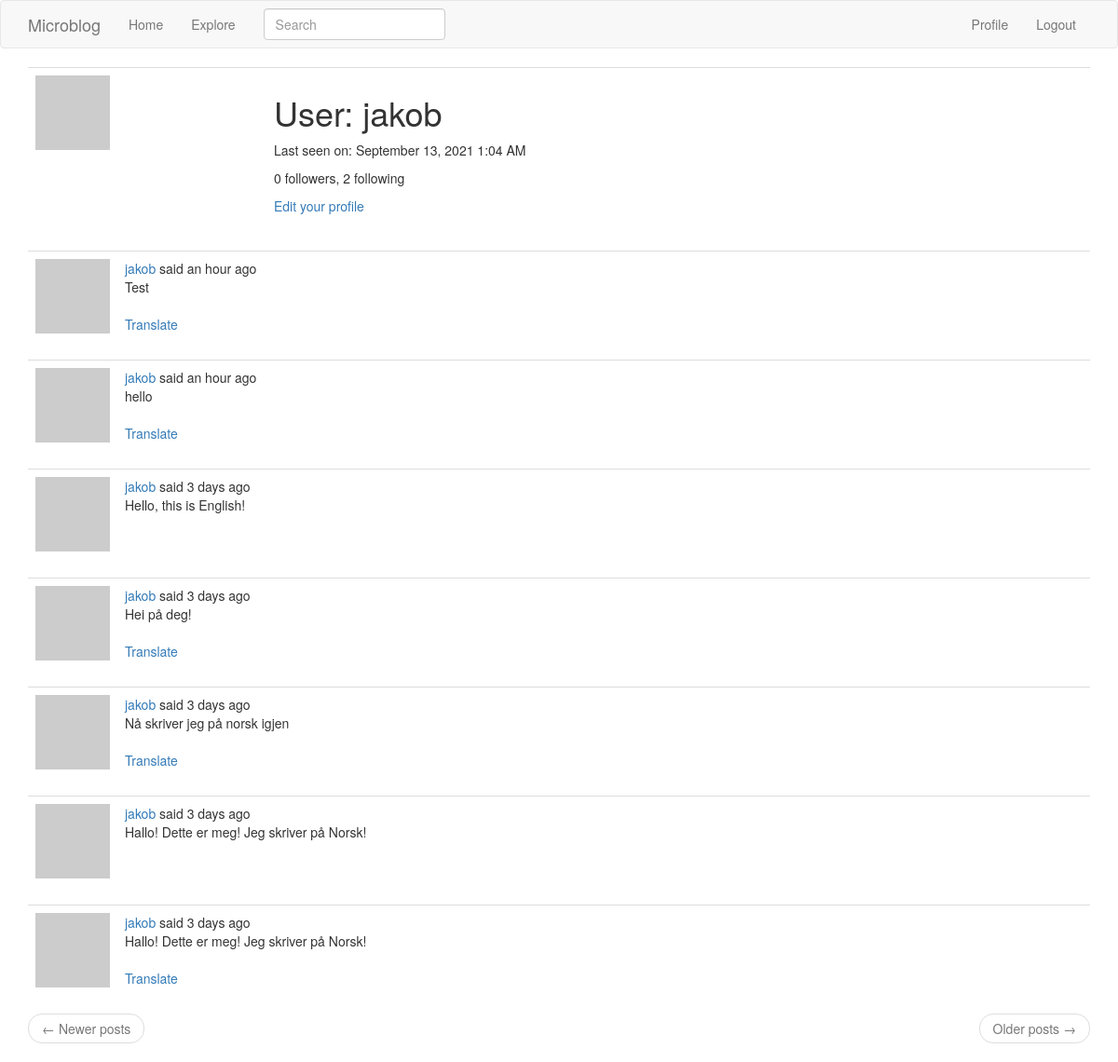
Page /user/jakob (signed in) on the committed database.
### app/models.py (models this page shows, shortened)
class User(UserMixin, db.Model):
    id = db.Column(db.Integer, primary_key=True)
    username = db.Column(db.String(64), index=True, unique=True)
    email = db.Column(db.String(120), index=True, unique=True)
    password_hash = db.Column(db.String(128))
    posts = db.relationship('Post', backref='author', lazy='dynamic')
    about_me = db.Column(db.String(140))
    last_seen = db.Column(db.DateTime, default=datetime.utcnow)
    followed = db.relationship(
        'User', secondary=followers,
        primaryjoin=(followers.c.follower_id == id),
        secondaryjoin=(followers.c.followed_id == id),
        backref=db.backref('followers', lazy='dynamic'), lazy='dynamic')
    def avatar(self, size):
        digest = md5(self.email.lower().encode('utf-8')).hexdigest()
        return 'https://www.gravatar.com/avatar/{}?d=identicon&s={}'.format(
            digest, size)

class SearchableMixin(object):
    @classmethod
    def before_commit(cls, session):
        session._changes = {
            'add': list(session.new),
            'update': list(session.dirty),
            'delete': list(session.deleted)
        }
    @classmethod
    def after_commit(cls, session):
        for obj in session._changes['add']:
            if isinstance(obj, SearchableMixin):
                add_to_index(obj.__tablename__, obj)
        for obj in session._changes['update']:
            if isinstance(obj, SearchableMixin):
                add_to_index(obj.__tablename__, obj)
        for obj in session._changes['delete']:
            if isinstance(obj, SearchableMixin):
                remove_from_index(obj.__tablename__, obj)
        session._changes = None

class Post(SearchableMixin, db.Model):
    __searchable__ = ["body"]
    id = db.Column(db.Integer, primary_key=True)
    body = db.Column(db.String(140))
    timestamp = db.Column(db.DateTime, index=True, default=datetime.utcnow)
    user_id = db.Column(db.Integer, db.ForeignKey('user.id'))
    language = db.Column(db.String(5))

### app/main/routes.py (the view)
@bp.route('/user/<username>')
@login_required
def user(username):
    user = User.query.filter_by(username=username).first_or_404()
    page = request.args.get('page', 1, type=int)
    posts = user.posts.order_by(Post.timestamp.desc()).paginate(
        page, current_app.config['POSTS_PER_PAGE'], False)
    next_url = url_for('main.user', username=user.username,
                       page=posts.next_num) if posts.has_next else None
    prev_url = url_for('main.user', username=user.username,
                       page=posts.prev_num) if posts.has_prev else None
    form = EmptyForm()
    return render_template('user.html', user=user, posts=posts.items,
                           next_url=next_url, prev_url=prev_url, form=form)

### app/main/forms.py
class SearchForm(FlaskForm):
    q = StringField(_l('Search'), validators=[DataRequired()])
    def __init__(self, *args, **kwargs):
        if 'formdata' not in kwargs:
            kwargs['formdata'] = request.args
        if 'csrf_enabled' not in kwargs:
            kwargs['csrf_enabled'] = False
        super(SearchForm, self).__init__(*args, **kwargs)

class EmptyForm(FlaskForm):
    submit = SubmitField('Submit')

### app/main/routes.py (called while the page is built)
@bp.before_app_request
def before_request():
    if current_user.is_authenticated:
        current_user.last_seen = datetime.utcnow()
        db.session.commit()
        g.search_form = SearchForm()
    g.locale = str(get_locale())

### app/models.py (called while the page is built)
@login.user_loader
def load_user(id):
    return User.query.get(int(id))

### app/templates/user.html (shortened to what this page needs)
{% extends "base.html" %}
{% block app_content %}
    <table class="table table-hover">
        <tr>
            <td width="256px"><img src="{{ user.avatar(256) }}"></td>
            <td>
                <h1>{{ _('User') }}: {{ user.username }}</h1>
                {% if user.last_seen %}
                <p>{{ _('Last seen on') }}: {{ moment(user.last_seen).format('LLL') }}</p>
                {% endif %}
                <p>{{ _('%(count)d followers', count=user.followers.count()) }}, {{ _('%(count)d following', count=user.followed.count()) }}</p>
                {% if user == current_user %}
                <p><a href="{{ url_for('main.edit_profile') }}">{{ _('Edit your profile') }}</a></p>
                {% endif %}
            </td>
        </tr>
    </table>
    {% for post in posts %}
        {% include '_post.html' %}
    {% endfor %}
    <nav aria-label="...">
        <ul class="pager">
            <li class="previous{% if not prev_url %} disabled{% endif %}">
                <a href="{{ prev_url or '#' }}">
                    <span aria-hidden="true">&larr;</span> {{ _('Newer posts') }}
                </a>
            </li>
            <li class="next{% if not next_url %} disabled{% endif %}">
                <a href="{{ next_url or '#' }}">
                    {{ _('Older posts') }} <span aria-hidden="true">&rarr;</span>
                </a>
            </li>
        </ul>
    </nav>
{% endblock %}

### app/templates/_post.html (shortened to what this page needs)
    <table class="table table-hover">
        <tr>
            <td width="70px">
                <a href="{{ url_for('main.user', username=post.author.username) }}">
                    <img src="{{ post.author.avatar(70) }}" />
                </a>
            </td>
            <td>
                {{ _('%(username)s said %(when)s',
                    username=user_link, when=moment(post.timestamp).fromNow()) }}
                <br>
                <span id="post{{ post.id }}">{{ post.body }}</span>
                {% if post.language and post.language != g.locale %}
                <br><br>
                <span id="translation{{ post.id }}">
                    <a href="javascript:translate(
                                '#post{{ post.id }}',
                                '#translation{{ post.id }}',
                                '{{ post.language }}',
                                '{{ g.locale }}');">{{ _('Translate') }}</a>
                </span>
                {% endif %}
            </td>
        </tr>
    </table>

### rows in the picture
User: username "jakob", last_seen "September 13, 2021 1:04 AM"
Post: body "Test"
Post: body "hello"
Post: body "Hello, this is English!"
Post: body "Hei på deg!"
Post: body "Nå skriver jeg på norsk igjen"
Post: body "Hallo! Dette er meg! Jeg skriver på Norsk!"
Post: body "Hallo! Dette er meg! Jeg skriver på Norsk!"
